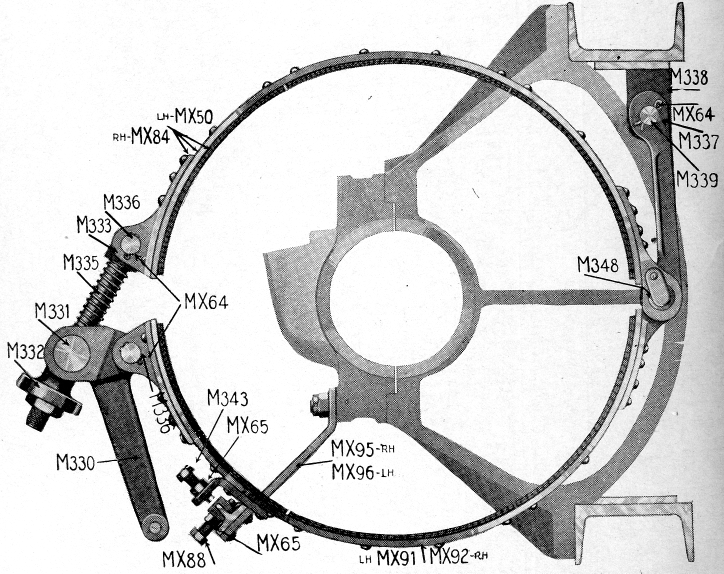
#> input picture references/1925-03-06_Preliminary_Handbook_Mark_VIII_Tank/Handbook_Project/assets/plate134.png, 1448 x 1147 px (shown at 1/2 size)
$ python check_source_axis.py
#> lines starting #> are read from the running program, lines starting #| are printed output that depends on the picture; after the words box and inside, x2 and y2 are one past the last pixel; in counts of white or black regions, pixels touching at a corner belong together
"""Check the manually picked HB134 shaft center against its scanned opening.

A blurred threshold and robust axis-aligned ellipse fit are a local pixel check,
not dimensional calibration. The unoccluded hole boundary is used; no claim that
this recovers scan distortion, pin position, or an original production dimension.
"""
import hashlib
import json
from pathlib import Path
from PIL import Image, ImageFilter
import numpy as np
from scipy.ndimage import label, binary_erosion
from scipy.optimize import least_squares

ROOT=Path(__file__).resolve().parents[5]
source=ROOT/'references/1925-03-06_Preliminary_Handbook_Mark_VIII_Tank/Handbook_Project/assets/plate134.png'
a=np.array(Image.open(source).convert('L').filter(ImageFilter.GaussianBlur(3)))
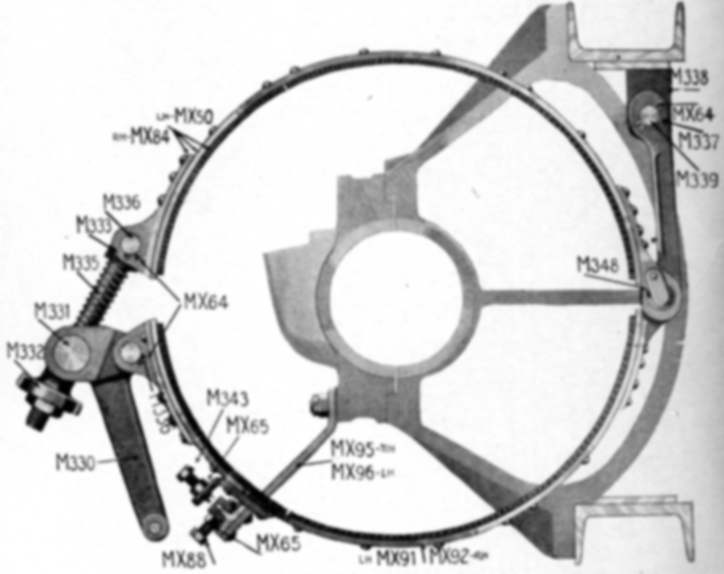
#> a: shape (1147, 1448) (shown at 1/2 size); min 0, max 255, mean 211.1
mask=a[380:820,580:1020]>200
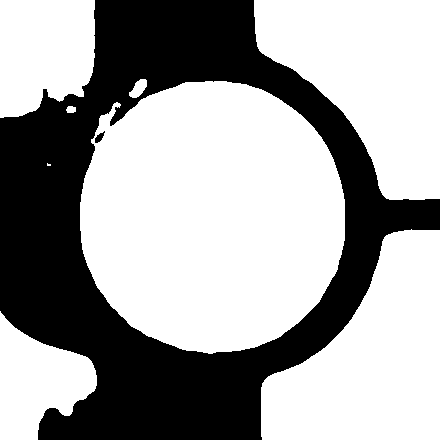
#> mask: shape (440, 440) bool; 63.7% white; 2 black regions, box (x1, y1, x2, y2) and area: (0, 0, 440, 440) 70159, (95, 131, 105, 143) 60
labels,_=label(mask);region=labels==labels[593-380,792-580]
#> after `labels, _ = label(mask)`:
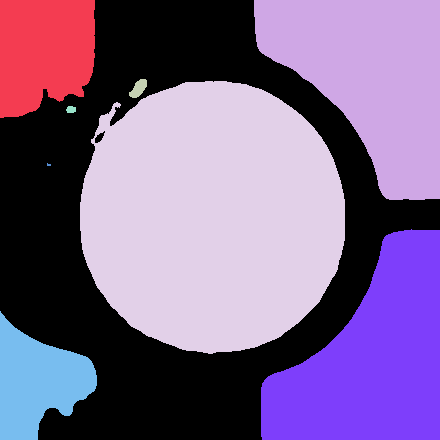
#> labels: shape (440, 440) int32; 9 distinct labels, from 0 to 8; one colour per label, 0 black
#> after `region = labels == labels[593 - 380, 792 - 580]`:
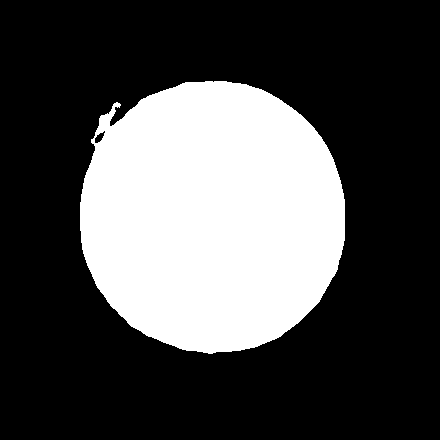
#> region: shape (440, 440) bool; 29.8% white; 1 white region, box (x1, y1, x2, y2) and area: (80, 81, 345, 354) 57641
assert labels[593-380,792-580]!=0
boundary=region&~binary_erosion(region);yy,xx=np.nonzero(boundary);x=xx+580;y=yy+380
#> after `boundary = region & ~binary_erosion(region)`:
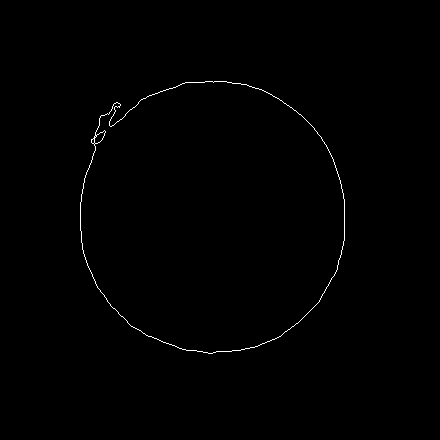
#> boundary: shape (440, 440) bool; 0.45% white in thin lines or dots, all inside (x1, y1, x2, y2) = (80, 81, 345, 354)
#> after `yy, xx = np.nonzero(boundary)`: yy = 865 values from 81 to 353; xx = 865 values, max 344 at index 446, min 80 at index 451, mean 199.5
#> after `x = xx + 580`: x = 865 values, max 924 at index 446, min 660 at index 451, mean 779.5
#> after `y = yy + 380`: y = 865 values from 461 to 733
fit=least_squares(lambda v:((x-v[0])/v[2])**2+((y-v[1])/v[3])**2-1,[792,593,140,145],loss='soft_l1')
#> fit = 12 items
result=dict(source=str(source.relative_to(ROOT)),source_sha256=hashlib.sha256(source.read_bytes()).hexdigest(),
    manual_center_px=[792,593],fitted_center_px=fit.x[:2].tolist(),fitted_semiaxes_px=fit.x[2:].tolist(),
    center_difference_px=(fit.x[:2]-[792,593]).tolist(),normalized_residual_rms=float(np.sqrt(np.mean(fit.fun**2))),
    blur_radius_px=3,threshold=200,crop_xyxy=[580,380,1020,820],
    interpretation='Fit agrees with the manual shaft-center pick within its 4 px allowance. It does not remove the model/source channel registration discrepancy.',
    within_manual_pick_allowance=bool(np.max(np.abs(fit.x[:2]-[792,593]))<4))
#> result = 12 items
assert result['within_manual_pick_allowance']
Path(__file__).with_name('source_axis_check.json').write_text(json.dumps(result,indent=2)+'\n')
print(json.dumps(result,indent=2))
#> (printed output is left out)
